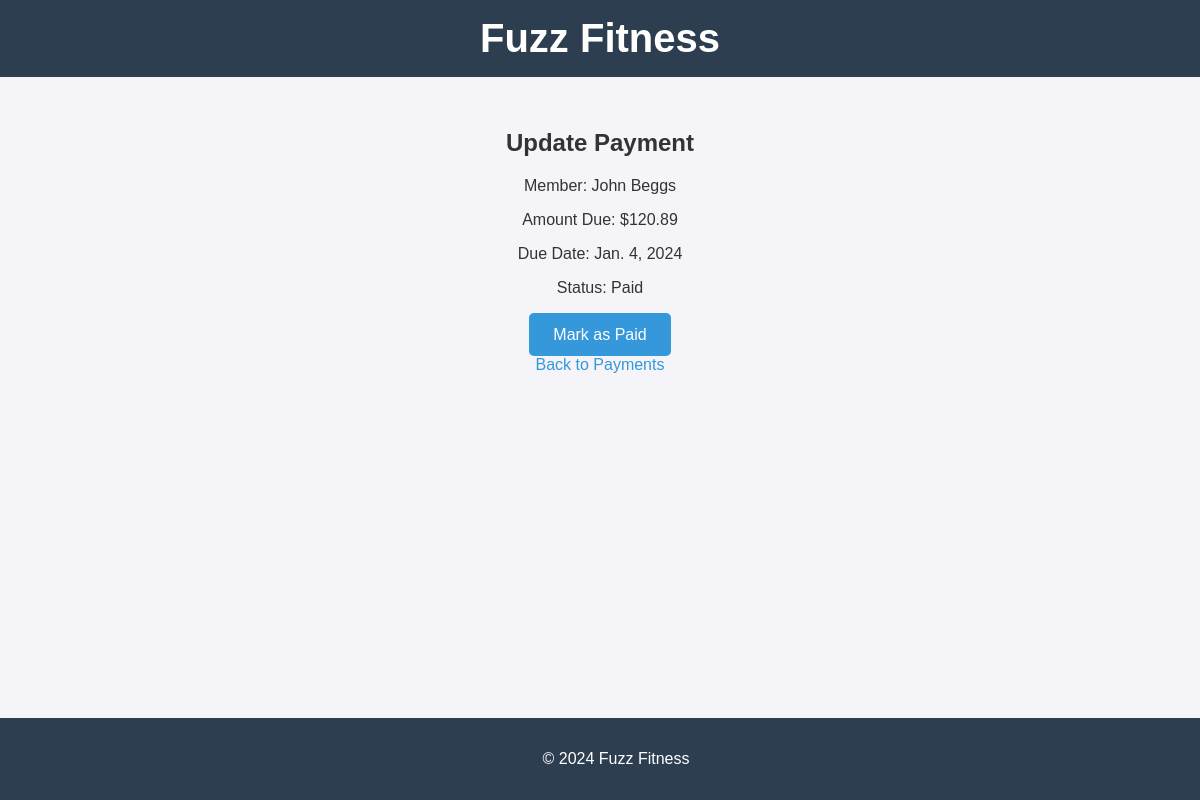
The page /update-payment/4/ (signed in) on the database its author committed.
### fitness_app/models.py (models this page shows, shortened)
class Payment(models.Model):
    member = models.ForeignKey(Member, on_delete=models.CASCADE, related_name="payments")
    amount_due = models.DecimalField(max_digits=10, decimal_places=2)
    due_date = models.DateField()
    payment_date = models.DateField(null=True, blank=True)
    is_paid = models.BooleanField(default=False)
    fine_amount = models.DecimalField(max_digits=6, decimal_places=2, default=0.00)

class Member(models.Model):
    first_name = models.CharField(max_length=50)
    last_name = models.CharField(max_length=50)
    street_address = models.CharField(max_length=255)
    city = models.CharField(max_length=100)
    state = models.CharField(max_length=50)
    zipcode = models.CharField(max_length=10)
    date_of_birth = models.DateField()
    goal_description = models.TextField(default="No Goal Specified")
    goal_date = models.DateField()
    goal_weight = models.IntegerField(default=0)
    date_joined = models.DateField(auto_now_add=True)

### fitness_app/views.py (the view)
# urls.py: path('update-payment/<int:payment_id>/', views.update_payment, name='update_payment'),
@login_required
def update_payment(request, payment_id):
    try:
        user_role = UserRole.objects.get(user=request.user).role.name
    except UserRole.DoesNotExist:
        return render(request, "error.html", {"message": "Access Denied"})
    if user_role != "Receptionist":
        return render(request, "error.html", {"message": "Access Denied"})
    payment = get_object_or_404(Payment, id=payment_id)
    if request.method == "POST":
        payment.payment_date = date.today()
        payment.is_paid = True
        payment.save()
        return redirect("track_payment")
    return render(request, "update_payment.html", {"payment": payment})

### fitness_app/templates/update_payment.html (shortened to what this page needs)
{% load static %}
<!DOCTYPE html>
<html lang="en">
<head>
    <link rel="stylesheet" href="{% static 'css/style.css' %}">
</head>
<body>
    <header>
        <h1>Fuzz Fitness</h1>
    </header>
    <main>
        <h2>Update Payment</h2>
        <p>Member: {{ payment.member.first_name }} {{ payment.member.last_name }}</p>
        <p>Amount Due: ${{ payment.amount_due }}</p>
        <p>Due Date: {{ payment.due_date }}</p>
        <p>Status: {% if payment.is_paid %}Paid{% else %}Unpaid{% endif %}</p>
        <form method="POST">
            <button type="submit">Mark as Paid</button>
        </form>
        <a href="{% url 'track_payment' %}">Back to Payments</a>
    </main>
    <footer>
        <p>&copy; 2024 Fuzz Fitness</p>
    </footer>
</body>
</html>

### static/css/style.css (style rules this page uses)
body { font-family: 'Arial', sans-serif; margin: 0; padding: 0; background-color: #f4f4f9; color: #333; }
header { background-color: #2c3e50; color: white; padding: 1rem 2rem; text-align: center; }
header h1 { margin: 0; font-size: 2.5rem; }
footer { background-color: #2c3e50; color: white; text-align: center; padding: 1rem; position: fixed; bottom: 0; width: 100%; }
main { padding: 2rem; text-align: center; }
button { background-color: #3498db; color: white; border: none; padding: 0.8rem 1.5rem; font-size: 1rem; cursor: pointer; border-radius: 5px; transition: background-color 0.3s ease; }
a { color: #3498db; text-decoration: none; }

### rows shown on the page
Payment: member.first_name "John", member.last_name "Beggs", amount_due "120.89", due_date "Jan. 4, 2024"
